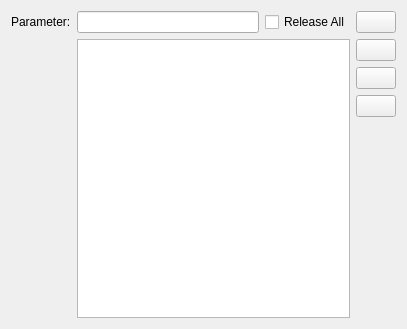
<?xml version="1.0" encoding="UTF-8"?>
<ui version="4.0">
 <class>GTAActionUnInitParamWidget</class>
 <widget class="QWidget" name="GTAActionUnInitParamWidget">
  <property name="geometry">
   <rect>
    <x>0</x>
    <y>0</y>
    <width>407</width>
    <height>329</height>
   </rect>
  </property>
  <property name="windowTitle">
   <string>Form</string>
  </property>
  <layout class="QGridLayout" name="gridLayout">
   <item row="2" column="0">
    <widget class="QLabel" name="paramLB">
     <property name="text">
      <string>Parameter:</string>
     </property>
    </widget>
   </item>
   <item row="2" column="2" rowspan="2">
    <layout class="QVBoxLayout" name="verticalLayout">
     <item>
      <widget class="QPushButton" name="searchPB">
       <property name="minimumSize">
        <size>
         <width>0</width>
         <height>0</height>
        </size>
       </property>
       <property name="maximumSize">
        <size>
         <width>16777215</width>
         <height>16777215</height>
        </size>
       </property>
       <property name="toolTip">
        <string>Parameter search</string>
       </property>
       <property name="icon">
        <iconset resource="../resource.qrc">
         <normaloff>:/images/forms/img/SEARCH.png</normaloff>:/images/forms/img/SEARCH.png</iconset>
       </property>
      </widget>
     </item>
     <item>
      <widget class="QPushButton" name="addParamPB">
       <property name="toolTip">
        <string>Add parameter</string>
       </property>
       <property name="text">
        <string/>
       </property>
       <property name="icon">
        <iconset resource="../resource.qrc">
         <normaloff>:/images/forms/img/Add.png</normaloff>:/images/forms/img/Add.png</iconset>
       </property>
      </widget>
     </item>
     <item>
      <widget class="QPushButton" name="editParamPB">
       <property name="toolTip">
        <string>Edit parameter</string>
       </property>
       <property name="text">
        <string/>
       </property>
       <property name="icon">
        <iconset resource="../resource.qrc">
         <normaloff>:/images/forms/img/EDIT.png</normaloff>:/images/forms/img/EDIT.png</iconset>
       </property>
      </widget>
     </item>
     <item>
      <widget class="QPushButton" name="removeParamPB">
       <property name="toolTip">
        <string>remove parameter</string>
       </property>
       <property name="text">
        <string/>
       </property>
       <property name="icon">
        <iconset resource="../resource.qrc">
         <normaloff>:/images/forms/img/Remove.png</normaloff>:/images/forms/img/Remove.png</iconset>
       </property>
      </widget>
     </item>
     <item>
      <spacer name="verticalSpacer">
       <property name="orientation">
        <enum>Qt::Vertical</enum>
       </property>
       <property name="sizeHint" stdset="0">
        <size>
         <width>20</width>
         <height>40</height>
        </size>
       </property>
      </spacer>
     </item>
    </layout>
   </item>
   <item row="3" column="1">
    <widget class="QListWidget" name="parameterListLW">
     <property name="toolTip">
      <string>parameter list box</string>
     </property>
    </widget>
   </item>
   <item row="2" column="1">
    <layout class="QHBoxLayout" name="horizontalLayout_2">
     <item>
      <widget class="QLineEdit" name="parameterLE">
       <property name="toolTip">
        <string>parameter text</string>
       </property>
      </widget>
     </item>
     <item>
      <widget class="QCheckBox" name="ReleaseAllCB">
       <property name="text">
        <string>Release All</string>
       </property>
      </widget>
     </item>
    </layout>
   </item>
  </layout>
 </widget>
 <tabstops>
  <tabstop>searchPB</tabstop>
  <tabstop>addParamPB</tabstop>
  <tabstop>editParamPB</tabstop>
  <tabstop>removeParamPB</tabstop>
  <tabstop>parameterListLW</tabstop>
 </tabstops>
 <resources>
  <include location="../resource.qrc"/>
 </resources>
 <connections/>
</ui>
